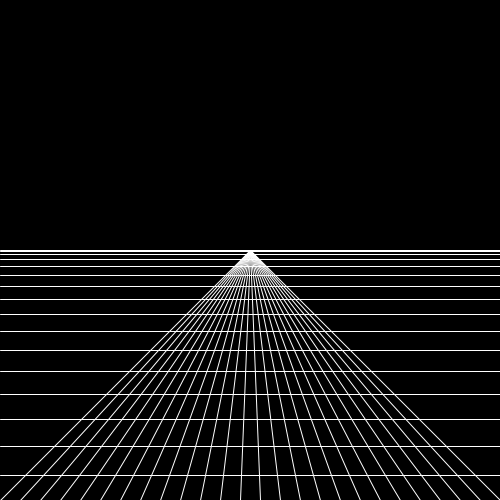
Frame 1 (no input)
Frame 60 (the mouse pressed at the canvas centre just before this capture): identical to frame 1, image omitted
Frame 120 (the mouse held since frame 60 and released just before this capture): identical to frame 1, image omitted

The Processing sketch that drew this single still picture (run headless with seeded random() and noise(); from frame 60 on, the mouse is pressed at the canvas centre):

// Processing sketch: loops
// ── loops.pde
void setup()
{
  size(500, 500);
  cx = width / 2;
  cy = height / 2;
}

float cx, cy;

void draw()
{
  background(0);
  stroke(255);
  for(int x = 0 ; x <= width ; x += 20)
  {
    line(x, height, cx, cy);
  }
  
  float y = cy;
  float gap = 1;
  while(y <= height)
  {
    line(0, y, width, y);
    y += gap;
    gap += 2;
  }
}
